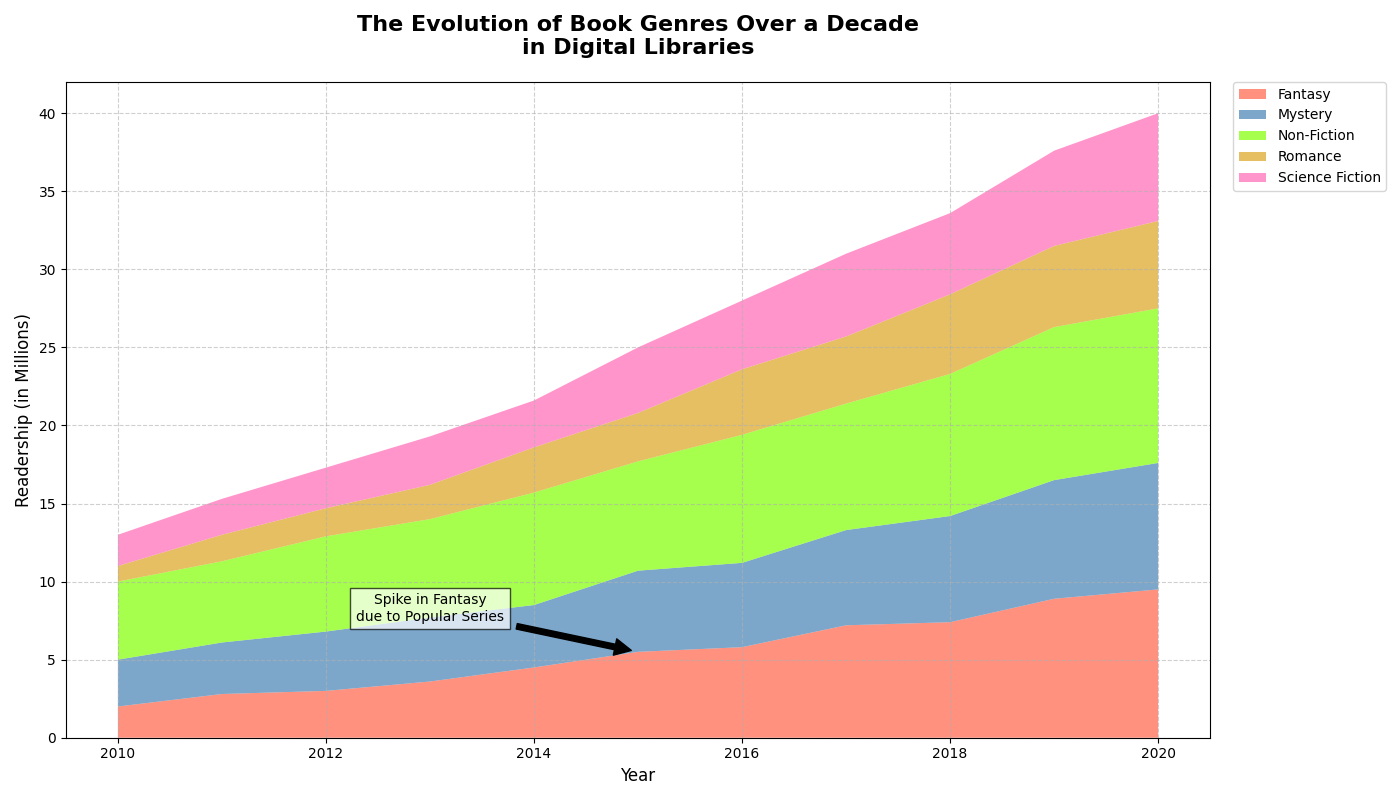

Generate this figure with Python:
import matplotlib.pyplot as plt
import numpy as np

years = np.arange(2010, 2021)

# Fictional readership data in millions for each genre with randomized content
fantasy_readership = [2, 2.8, 3, 3.6, 4.5, 5.5, 5.8, 7.2, 7.4, 8.9, 9.5]
mystery_readership = [3, 3.3, 3.8, 4.1, 4, 5.2, 5.4, 6.1, 6.8, 7.6, 8.1]
non_fiction_readership = [5, 5.2, 6.1, 6.3, 7.2, 7, 8.2, 8.1, 9.1, 9.8, 9.9]
romance_readership = [1, 1.7, 1.8, 2.2, 2.9, 3.1, 4.2, 4.3, 5.1, 5.2, 5.6]
sci_fi_readership = [2, 2.3, 2.6, 3.1, 3, 4.2, 4.4, 5.3, 5.2, 6.1, 6.9]

readership_data = np.vstack([fantasy_readership, mystery_readership, non_fiction_readership, romance_readership, sci_fi_readership])

genres = ['Fantasy', 'Mystery', 'Non-Fiction', 'Romance', 'Science Fiction']

fig, ax = plt.subplots(figsize=(14, 8))

# New colors applied here
ax.stackplot(years, readership_data, labels=genres, colors=['#ff6347', '#4682b4', '#7fff00', '#daa520', '#ff69b4'], alpha=0.7)

ax.set_title('The Evolution of Book Genres Over a Decade\nin Digital Libraries', fontsize=16, fontweight='bold', pad=20)
ax.set_xlabel('Year', fontsize=12)
ax.set_ylabel('Readership (in Millions)', fontsize=12)

ax.grid(linestyle='--', alpha=0.6)

ax.legend(loc='upper left', frameon=True, bbox_to_anchor=(1.02, 1), borderaxespad=0.)

ax.annotate('Spike in Fantasy\ndue to Popular Series', xy=(2015, 5.5), xytext=(2013, 7.5),
            arrowprops=dict(facecolor='black', shrink=0.05), fontsize=10, ha='center', bbox=dict(facecolor='white', alpha=0.7))

plt.tight_layout()

plt.show()
